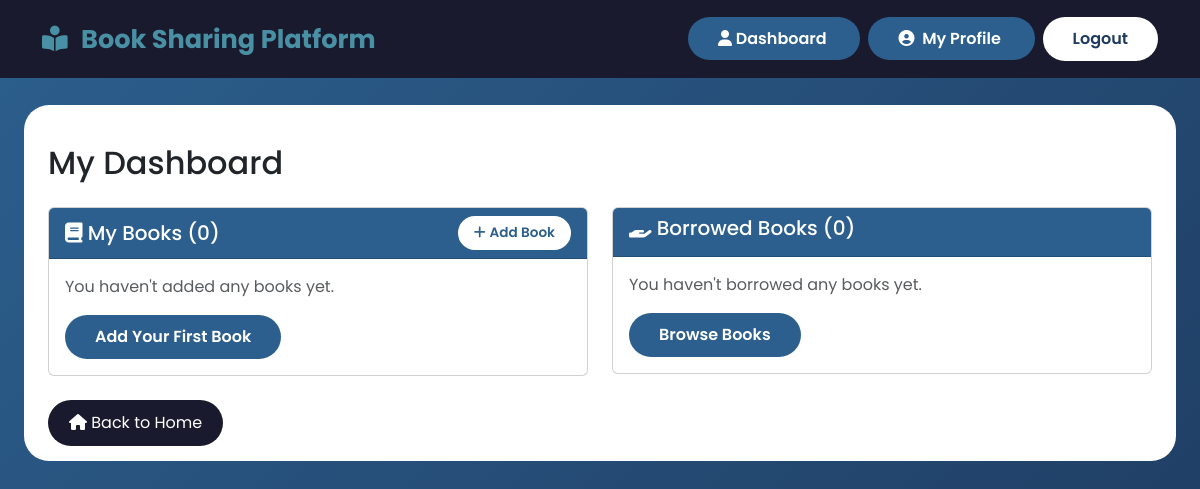
Before: /dashboard (signed in) with the older database file.
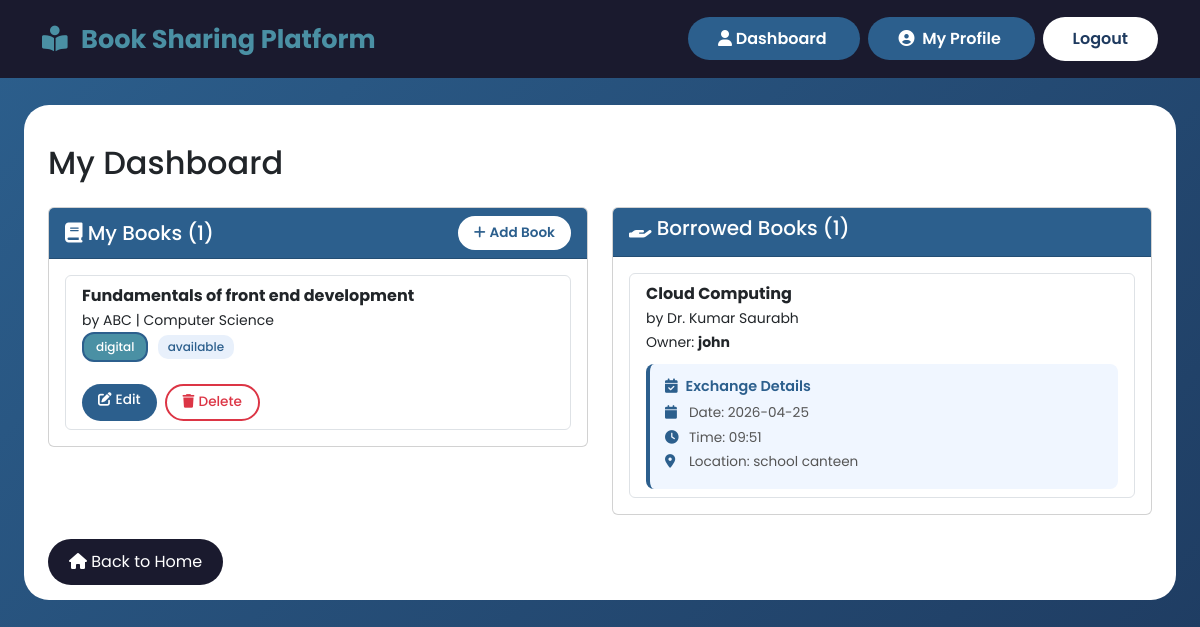
After: the same page with the newer database file.
### tables this page shows
CREATE TABLE books (
    id INTEGER PRIMARY KEY AUTOINCREMENT,
    owner_id INTEGER NOT NULL,
    title TEXT NOT NULL,
    author TEXT NOT NULL,
    category TEXT NOT NULL,
    status TEXT DEFAULT 'available',
    location_notes TEXT,
    type TEXT NOT NULL,
    image_file TEXT, -- Added this to store "data.jpg", "python.webp", etc.
    file_path TEXT,
    added_date TIMESTAMP DEFAULT CURRENT_TIMESTAMP,
    FOREIGN KEY (owner_id) REFERENCES users (id)
);

CREATE TABLE borrow_requests (
    id INTEGER PRIMARY KEY AUTOINCREMENT,
    book_id INTEGER NOT NULL,
    borrower_id INTEGER NOT NULL,
    proposed_date TEXT,
    proposed_time TEXT,
    proposed_location TEXT,
    status TEXT DEFAULT 'pending',
    request_date TIMESTAMP DEFAULT CURRENT_TIMESTAMP,
    FOREIGN KEY (book_id) REFERENCES books (id),
    FOREIGN KEY (borrower_id) REFERENCES users (id)
);

CREATE TABLE users (
    id INTEGER PRIMARY KEY AUTOINCREMENT,
    username TEXT UNIQUE NOT NULL,
    email TEXT UNIQUE NOT NULL,
    password TEXT NOT NULL,
    role TEXT DEFAULT 'member',
    location TEXT,
    contact_info TEXT,
    created_at TIMESTAMP DEFAULT CURRENT_TIMESTAMP
);

### app.py (the view)
@app.route('/dashboard')
@login_required
def dashboard():
    auto_return_digital_books()
    conn = get_db_connection()
    my_books = conn.execute('''
        SELECT b.*,
               br.proposed_date, br.proposed_time, br.proposed_location,
               u.username as borrower_name
        FROM books b
        LEFT JOIN borrow_requests br ON br.book_id = b.id AND br.status = "accepted"
        LEFT JOIN users u ON br.borrower_id = u.id
        WHERE b.owner_id = ?
    ''', (current_user.id,)).fetchall()
    borrowed_books = conn.execute('''
        SELECT b.*, u.username as owner_name,
               br.proposed_date, br.proposed_time, br.proposed_location
        FROM borrow_transactions bt
        JOIN books b ON bt.book_id = b.id
        JOIN users u ON b.owner_id = u.id
        JOIN borrow_requests br ON bt.request_id = br.id
        WHERE bt.borrower_id = ? AND bt.status = "borrowed"
    ''', (current_user.id,)).fetchall()
    incoming_requests = conn.execute('''
        SELECT br.*, b.title as book_title, b.author as book_author,
               u.username as borrower_name
        FROM borrow_requests br
        JOIN books b ON br.book_id = b.id
        JOIN users u ON br.borrower_id = u.id
        WHERE b.owner_id = ? AND br.status IN ("pending", "alternative_suggested")
    ''', (current_user.id,)).fetchall()
    pending_alternatives = conn.execute('''
        SELECT br.*, b.title as book_title
        FROM borrow_requests br
        JOIN books b ON br.book_id = b.id
        WHERE br.borrower_id = ? AND br.status = "alternative_suggested"
    ''', (current_user.id,)).fetchall()
    download_requests = conn.execute('''
        SELECT br.*, b.title as book_title, b.type as book_type,
               u.username as owner_name
        FROM borrow_requests br
        JOIN books b ON br.book_id = b.id
        JOIN users u ON b.owner_id = u.id
        WHERE br.borrower_id = ?
        AND b.type IN ("digital", "Digital")
        AND br.status IN ("pending", "accepted", "rejected")
        ORDER BY br.request_date DESC
    ''', (current_user.id,)).fetchall()
    conn.close()
    return render_template('dashboard.html',
                           my_books=my_books,
                           borrowed_books=borrowed_books,
                           incoming_requests=incoming_requests,
                           pending_alternatives=pending_alternatives,
                           download_requests=download_requests)

### app.py (called while the page is built)
def get_db_connection():
    connection = sqlite3.connect('database.db')
    connection.row_factory = sqlite3.Row
    return connection

@login_manager.user_loader
def load_user(user_id):
    conn = get_db_connection()
    user = conn.execute('SELECT * FROM users WHERE id = ?', (user_id,)).fetchone()
    conn.close()
    if user:
        return User(user['id'], user['username'], user['email'], user['role'])
    return None

def auto_return_digital_books():
    conn = get_db_connection()
    conn.execute('''
        UPDATE borrow_transactions
        SET status = "returned"
        WHERE status = "borrowed"
        AND borrow_date IS NOT NULL
        AND julianday("now") - julianday(borrow_date) > 14
        AND book_id IN (
            SELECT id FROM books
            WHERE type IN ("digital", "Digital")
        )
    ''')
    conn.commit()
    conn.close()

### templates/dashboard.html (shortened to what the changed rows need)
<!DOCTYPE html>
<html lang="en">
<head>
    <link href="https://cdn.jsdelivr.net/npm/bootstrap@5.3.0/dist/css/bootstrap.min.css" rel="stylesheet">
    <link rel="stylesheet" href="https://cdnjs.cloudflare.com/ajax/libs/font-awesome/6.4.0/css/all.min.css">
    <link rel="stylesheet" href="{{ url_for('static', filename='css/style.css') }}">
</head>
<body>
    <section class="dashboard">
        <div class="dashboard-pg">
            <div class="container mt-4">
                <h2>My Dashboard</h2>
                <section class="book-sec">
                    <div class="row mt-4">
                        <div class="col-md-6">
                            <div class="card">
                                <div class="card-header"
                                    style="display: flex; justify-content: space-between; align-items: center;">
                                    <h5 style="margin: 0;">
                                        <i class="fas fa-book"></i> My Books ({{ my_books|length }})
                                    </h5>
                                    <a href="{{ url_for('add_book') }}" class="btn-add-book">
                                        <i class="fas fa-plus me-1"></i>Add Book
                                    </a>
                                </div>
                                <div class="card-body">
                                    {% if my_books %}
                                    <ul class="list-group">
                                        {% for book in my_books %}
                                        <li class="list-group-item">
                                            <strong>{{ book['title'] }}</strong><br>
                                            <small>by {{ book['author'] }} | {{ book['category'] }}</small><br>
                                            <span class="book-type type-{{ book['type']|lower }}">{{ book['type']
                                                }}</span>
                                            <span class="status-badge">{{ book['status'] }}</span>
                                            {% if book['status']|lower == 'available' %}
                                            <div class="book-actions">
                                                <a href="{{ url_for('edit_book', book_id=book['id']) }}"
                                                    class="btn-edit">
                                                    <i class="fas fa-edit me-1"></i>Edit
                                                </a>
                                                <a href="{{ url_for('delete_book', book_id=book['id']) }}"
                                                    class="btn-delete"
                                                    onclick="return confirm('Are you sure you want to delete this book?')">
                                                    <i class="fas fa-trash me-1"></i>Delete
                                                </a>
                                            </div>
                                            {% endif %}
                                        </li>
                                        {% endfor %}
                                    </ul>
                                    {% else %}
                                    <p class="text-muted">You haven't added any books yet.</p>
                                    <a href="{{ url_for('add_book') }}" class="btn btn-login">Add Your First Book</a>
                                    {% endif %}
                                </div>
                            </div>
                        </div>
                        <div class="col-md-6">
                            <div class="card">
                                <div class="card-header">
                                    <h5>
                                        <i class="fas fa-hand-holding"></i>
                                        Borrowed Books ({{ borrowed_books|length }})
                                    </h5>
                                </div>
                                <div class="card-body">
                                    {% if borrowed_books %}
                                    <ul class="list-group">
                                        {% for book in borrowed_books %}
                                        <li class="list-group-item">
                                            <strong>{{ book['title'] }}</strong><br>
                                            <small>by {{ book['author'] }}</small><br>
                                            <small>Owner: <strong>{{ book['owner_name'] }}</strong></small>
                                            <div class="exchange-details">
                                                <p class="exchange-title">
                                                    <i class="fas fa-calendar-check me-2"></i>Exchange Details
                                                </p>
                                                <p class="exchange-meta">
                                                    <i class="fas fa-calendar me-2"></i>Date: {{ book['proposed_date']
                                                    }}
                                                </p>
                                                <p class="exchange-meta">
                                                    <i class="fas fa-clock me-2"></i>Time: {{ book['proposed_time'] }}
                                                </p>
                                                <p class="exchange-meta">
                                                    <i class="fas fa-map-marker-alt me-2"></i>Location: {{
                                                    book['proposed_location'] }}
                                                </p>
                                            </div>
                                        </li>
                                        {% endfor %}
                                    </ul>
                                    {% else %}
                                    <p class="text-muted">You haven't borrowed any books yet.</p>
                                    <a href="{{ url_for('index') }}" class="btn btn-login">Browse Books</a>
                                    {% endif %}
                                </div>
                            </div>
                        </div>
                    </div>
                </section>
            </div>
        </div>
    </section>
</body>
</html>

Changed rows visible on the page:
added books: title "Fundamentals of front end development", author "ABC", category "Computer Science", type "digital", status "available"
added borrow_requests: title "Cloud Computing", author "Dr. Kumar Saurabh", owner_name "john", proposed_date "2026-04-25", proposed_time "09:51", proposed_location "school canteen"
Other visible differences:
{{ my_books|length }}: "0" → "1"
{{ borrowed_books|length }}: "0" → "1"
text no longer shown: "You haven't added any books yet. Add Your First Book You haven't borrowed any books yet. Browse Books"
